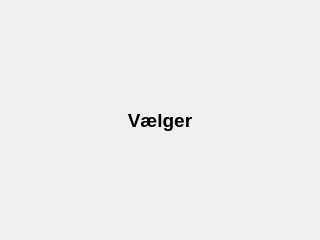
<?xml version="1.0" encoding="UTF-8"?>
<ui version="4.0">
 <class>AnimationShade</class>
 <widget class="QWidget" name="AnimationShade">
  <property name="geometry">
   <rect>
    <x>0</x>
    <y>0</y>
    <width>320</width>
    <height>240</height>
   </rect>
  </property>
  <property name="windowTitle">
   <string>Form</string>
  </property>
  <layout class="QHBoxLayout" name="horizontalLayout">
   <item>
    <widget class="QLabel" name="label">
     <property name="font">
      <font>
       <pointsize>14</pointsize>
       <weight>75</weight>
       <bold>true</bold>
      </font>
     </property>
     <property name="text">
      <string>Vælger</string>
     </property>
     <property name="alignment">
      <set>Qt::AlignCenter</set>
     </property>
    </widget>
   </item>
  </layout>
 </widget>
 <resources/>
 <connections/>
</ui>
